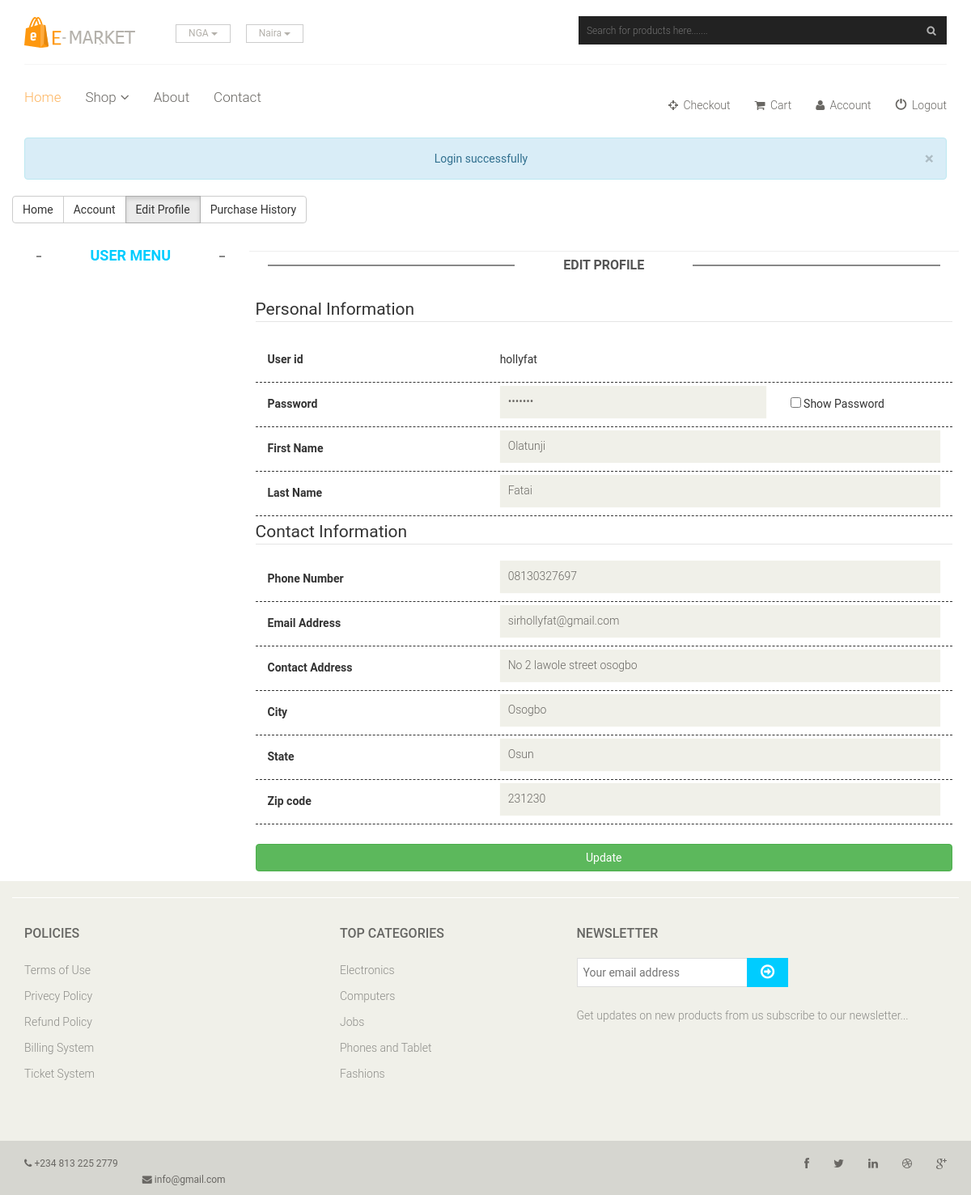
Page /profile.php (signed in) on the committed database.
### tables this page shows
CREATE TABLE IF NOT EXISTS `customer` (
  `id` int(10) NOT NULL AUTO_INCREMENT,
  `UserId` varchar(15) NOT NULL,
  `Password` varchar(15) NOT NULL,
  `FirstName` varchar(20) NOT NULL,
  `LastName` varchar(20) NOT NULL,
  `Address` varchar(150) NOT NULL,
  `City` varchar(15) NOT NULL,
  `Zip` varchar(10) NOT NULL,
  `State` varchar(20) NOT NULL,
  `Email` varchar(100) NOT NULL,
  `Phone` varchar(15) NOT NULL,
  PRIMARY KEY (`id`)
);

CREATE TABLE IF NOT EXISTS `categories` (
  `id` int(11) NOT NULL AUTO_INCREMENT,
  `name` varchar(50) NOT NULL,
  PRIMARY KEY (`id`),
  UNIQUE KEY `name` (`name`)
);

### profile.php (the view, shortened to what this page needs)
<!DOCTYPE html>
<html lang="en">
<head>
    <link href="css/bootstrap.min.css" rel="stylesheet">
    <link href="css/font-awesome.min.css" rel="stylesheet">
    <link href="css/prettyPhoto.css" rel="stylesheet">
    <link href="css/animate.css" rel="stylesheet">
	<link href="css/main.css" rel="stylesheet">
    <link href="css/other.css" rel="stylesheet">
	<link href="css/responsive.css" rel="stylesheet">
</head>
<body>
<?php
    include_once 'nav.php';
?>
    <header id="header">
        <div class="header-middle">
            <div class="container">
                <div class="row">
                    <div class="col-sm-4">
                        <div class="logo pull-left">
                            <a href="index.php"><img src="images/home/logo.png" alt="" /></a>
                        </div>
                        <div class="btn-group pull-right">
                            <div class="btn-group">
                                <button type="button" class="btn btn-default dropdown-toggle usa" data-toggle="dropdown">
                                    NGA
                                    <span class="caret"></span>
                                </button>
                            </div>
                            <div class="btn-group">
                                <button type="button" class="btn btn-default dropdown-toggle usa" data-toggle="dropdown">
                                    Naira
                                    <span class="caret"></span>
                                </button>
                            </div>
                        </div>
                    </div>
                   <div class="col-sm-8">
                        <form action="search.php" method="get"><div class="search_box pull-right">
                            <input type="text" name="q" required placeholder="Search for products here......."/>
                        </div>
                        </form>
                    </div>
                </div>
            </div>
        </div>
        <div class="header-bottom">
            <div class="container">
                <div class="row">
                    <div class="col-sm-7">
                        <div class="mainmenu pull-left">
                            <ul class="nav navbar-nav collapse navbar-collapse">
                                <li><a href="index.php" class="active">Home</a></li>
                                <li class="dropdown"><a href="#">Shop<i class="fa fa-angle-down"></i></a>
                                </li>
                                <li><a href="about.php">About</a></li>
                                <li><a href="contact.php">Contact</a></li>
                            </ul>
                        </div>
                    </div>
                    <div class="col-sm-5">
                        <div class="shop-menu pull-right">
                            <ul class="nav navbar-nav">
                                <li><a href="checkout.php"><i class="fa fa-crosshairs"></i> Checkout</a></li>
                                <li><a href="cart.php"><i class="fa fa-shopping-cart"></i> Cart</a></li>
                                <li><a href="account.php"><i class="fa fa-user"></i> Account</a></li>
                                <li><a href="logout.php"><i class="glyphicon glyphicon-off"></i> Logout</a></li>
                            </ul>
                        </div>
                    </div>
                </div>
            </div>
        </div>
    </header>
    <section class="main">
        <div class="container">
        <div class="row">
            <div class="col-sm-12">
                <?php info(); ?>
            </div>
            <div class="row">
                <div class="col-sm-8">
                <div class="btn-group">
                <a href="index.php" class="btn btn-default">Home</a>
                <a href="account.php" class="btn btn-default">Account</a>
                <a href="profile.php" class="btn btn-default active">Edit Profile</a>
                <a href="history.php" class="btn btn-default">Purchase History</a>
                </div>
                </div>
                <div class="col-sm-4">&nbsp;</div>
            </div>
            <p>&nbsp;</p>
        </div>
            <div class="row">
                <div class="col-sm-3 padding-left">
                    <h2 class="title text-center">User Menu</h2>
                </div>
                <div class="col-sm-9 padding-right admin-right profile">
                    <h2 class="title text-center">Edit Profile</h2>
                    <form action="profile_update.php" method="post" role="form">
                        <fieldset>
                            <legend>Personal Information</legend>
                        </fieldset>
                    <div class="row">
                        <div class="col-sm-4"><label>User id</label></div>
                        <div class="col-sm-8"><?php echo user("UserId");?></div>
                    </div>
                    <div class="row">
                        <div class="col-sm-4"><label for="password">Password</label></div>
                        <div class="col-sm-5">
                        <input type="password" id="pass" value="<?php echo user("Password");?>" required name="password" />
                        </div>
                        <span class="col-sm-3">
                            <input type="checkbox" id="show_pass"> Show Password
                        </span>
                    </div>
                    <div class="row">
                        <div class="col-sm-4"><label for="fname">First Name</label></div>
                        <div class="col-sm-8">
                            <input type="text" name="fname" required value="<?php echo user("FirstName");?>" >
                        </div>
                    </div>
                    <div class="row">
                        <div class="col-sm-4"><label for="lname">Last Name</label></div>
                        <div class="col-sm-8">
                            <input type="text" name="lname" required value="<?php echo user("LastName");?>" >
                        </div>
                    </div>
                    <legend>Contact Information</legend>
                    <div class="row">
                        <div class="col-sm-4"><label for="">Phone Number</label></div>
                        <div class="col-sm-8">
                            <input type="text" name="phone" required value="<?php echo user("Phone");?>" >
                        </div>
                    </div>
                    <div class="row">
                        <div class="col-sm-4"><label for="">Email Address</label></div>
                        <div class="col-sm-8">
                            <input type="text" name="email" required value="<?php echo user("Email");?>" >
                        </div>
                    </div>
                    <div class="row">
                        <div class="col-sm-4"><label for="">Contact Address</label></div>
                        <div class="col-sm-8">
                            <input type="text" name="address" required value="<?php echo user("Address");?>" >
                        </div>
                    </div>
                    <div class="row">
                        <div class="col-sm-4"><label for="">City</label></div>
                        <div class="col-sm-8">
                            <input type="text" name="city" required value="<?php echo user("City");?>" >
                        </div>
                    </div>
                    <div class="row">
                        <div class="col-sm-4"><label for="">State</label></div>
                        <div class="col-sm-8">
                            <input type="text" name="state" required value="<?php echo user("State");?>" >
                        </div>
                    </div>
                    <div class="row">
                        <div class="col-sm-4"><label for="">Zip code</label></div>
                        <div class="col-sm-8">
                            <input type="text" name="zip" required value="<?php echo user("Zip");?>" >
                        </div>
                    </div>
                    <br />
                    <input type="submit" name="ok" value="Update" class="btn btn-block btn-success">
                    </form>
                </div>
            </div>
        </div>
    </section>
    <footer id="footer">
        <div class="footer-top">
        </div>
        <div class="footer-widget">
            <div class="container">
                <div class="row">
                    <div class="col-sm-4">
                        <div class="single-widget">
                            <h2>Policies</h2>
                            <ul class="nav nav-pills nav-stacked">
                                <li><a href="#">Terms of Use</a></li>
                                <li><a href="#">Privecy Policy</a></li>
                                <li><a href="#">Refund Policy</a></li>
                                <li><a href="#">Billing System</a></li>
                                <li><a href="#">Ticket System</a></li>
                            </ul>
                        </div>
                    </div>
                    <div class="col-sm-3">
                        <div class="single-widget">
                            <h2>Top Categories</h2>
                            <ul class="nav nav-pills nav-stacked">
                                <?php categories(); ?>
                            </ul>
                        </div>
                    </div>
                    <div class="col-sm-5">
                        <div class="single-widget">
                            <h2>Newsletter</h2>
                            <form action="#" class="searchform">
                                <input type="text" placeholder="Your email address" />
                                <button type="submit" class="btn btn-default"><i class="fa fa-arrow-circle-o-right"></i></button>
                                <p>Get updates on new products from us subscribe to our newsletter...</p>
                            </form>
                        </div>
                    </div>
                </div>
            </div>
        </div>
        <div class="footer-bottom">
            <div class="container">
                <div class="row">
                                    <div class="row">
                    <div class="col-sm-6">
                        <div class="contactinfo">
                            <ul class="nav nav-pills">
                                <li><a href="#"><i class="fa fa-phone"></i> +234 813 225 2779</a></li>
                                <li><a href="#"><i class="fa fa-envelope"></i> info@gmail.com</a></li>
                            </ul>
                        </div>
                    </div>
                    <div class="col-sm-6">
                        <div class="social-icons pull-right">
                            <ul class="nav navbar-nav">
                                <li><a href="#"><i class="fa fa-facebook"></i></a></li>
                                <li><a href="#"><i class="fa fa-twitter"></i></a></li>
                                <li><a href="#"><i class="fa fa-linkedin"></i></a></li>
                                <li><a href="#"><i class="fa fa-dribbble"></i></a></li>
                                <li><a href="#"><i class="fa fa-google-plus"></i></a></li>
                            </ul>
                        </div>
                    </div>
                </div>
            </div>
        </div>
    </footer>
</body>
</html>

### php/function.php (shortened to what this page needs)
<?php
	function categories(){
		$q = mysql_query("SELECT * FROM categories ORDER BY RAND() LIMIT 5")
			or die(mysql_error());
			while ($rs=mysql_fetch_assoc($q)) {
				echo "<li><a href='category.php?id=".$rs['id']."'>".$rs['name']."</li>";
			}
	}
	function info(){
		if(isset($_SESSION["info"])){
			$info = $_SESSION["info"];
			echo "<div class='alert alert-info text-center'>".$info;
			echo '<button type="button" class="close" data-dismiss="alert" aria-hidden="true">&times;</button>';
			echo "</div>";
		}
	}
	function user($value){
		$uid = $_SESSION["uid"];
		$sql = "SELECT * FROM customer WHERE UserId='$uid'";
		$query = mysql_query($sql) or die(mysql_error());
		$row = mysql_fetch_assoc($query);
		return $row[$value];
	}
?>

### rows in the picture
customer: UserId "hollyfat", fname "Olatunji", lname "Fatai", phone "08130327697", email "sirhollyfat@gmail.com", address "No 2 lawole street osogbo", city "Osogbo", state "Osun", zip "231230"
categories: name "Electronics"
categories: name "Computers"
categories: name "Jobs"
categories: name "Phones and Tablet"
categories: name "Fashions"

### other values in the picture
$info "Login successfully"
